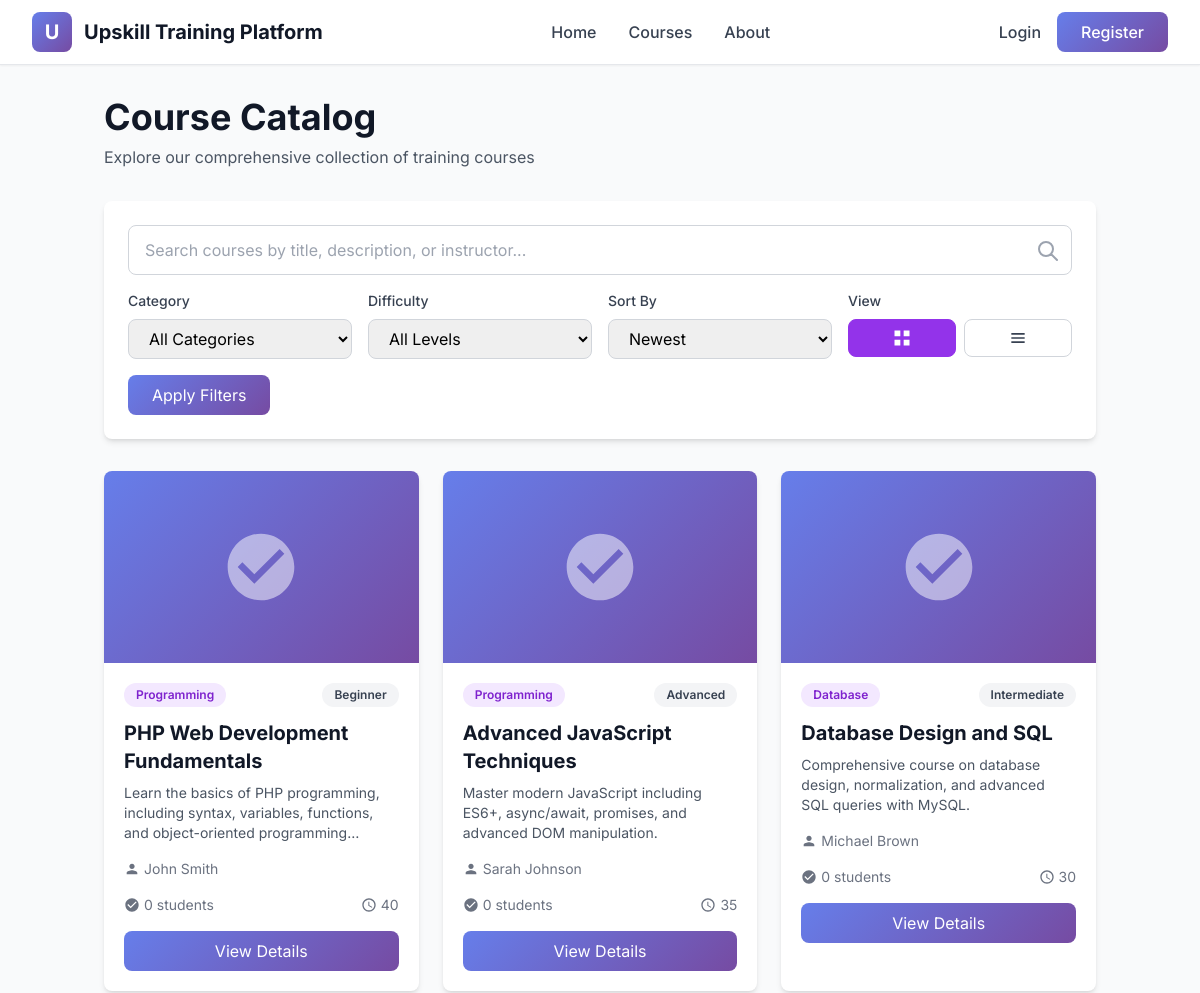
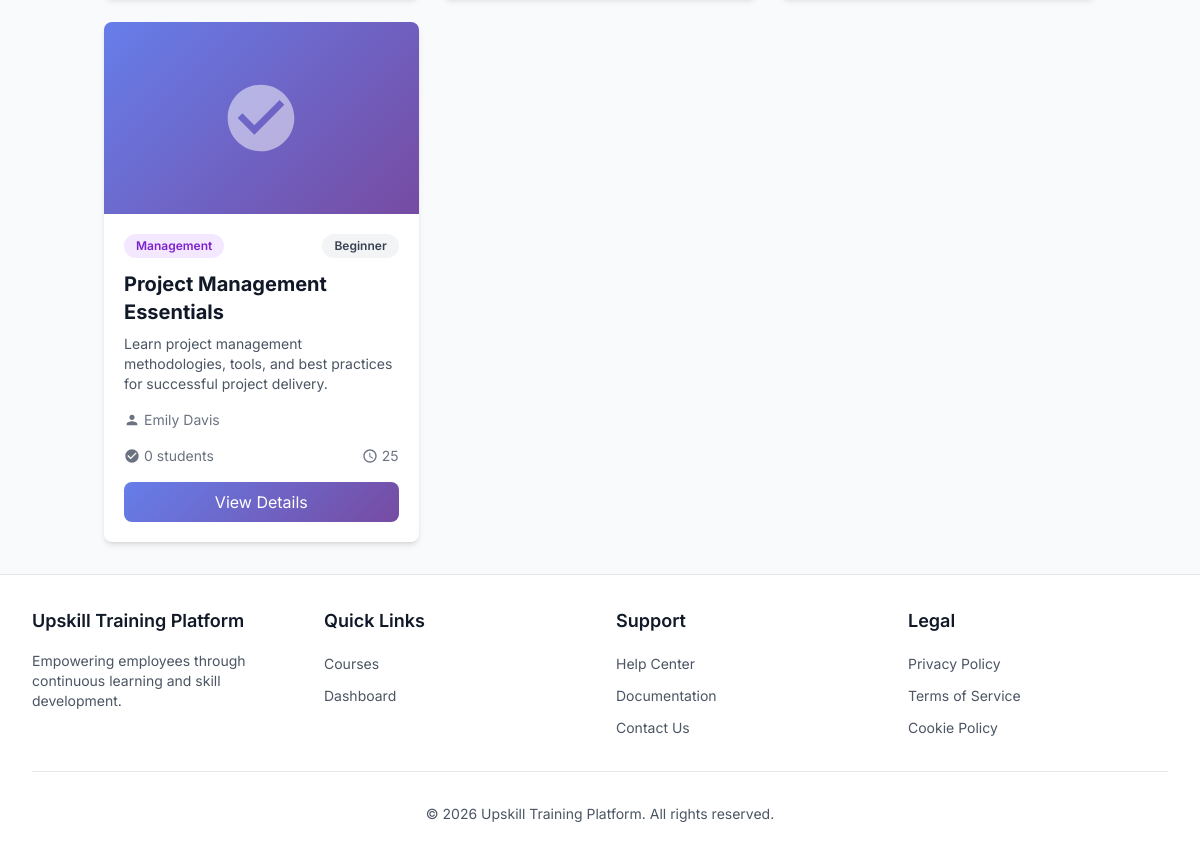
/courses.php, run on the app's committed database (2 pictures, top to bottom).
### tables this page shows
CREATE TABLE courses (
    id INT AUTO_INCREMENT PRIMARY KEY,
    title VARCHAR(255) NOT NULL,
    description TEXT NOT NULL,
    category VARCHAR(100) NOT NULL,
    difficulty_level ENUM('beginner', 'intermediate', 'advanced') DEFAULT 'beginner',
    thumbnail VARCHAR(255) NULL,
    duration INT NOT NULL COMMENT 'Duration in hours',
    instructor_name VARCHAR(255) NOT NULL,
    prerequisites TEXT NULL,
    status ENUM('published', 'draft') DEFAULT 'draft',
    created_by INT NOT NULL,
    created_at TIMESTAMP DEFAULT CURRENT_TIMESTAMP,
    updated_at TIMESTAMP DEFAULT CURRENT_TIMESTAMP ON UPDATE CURRENT_TIMESTAMP,
    FOREIGN KEY (created_by) REFERENCES users(id) ON DELETE CASCADE,
    INDEX idx_category (category),
    INDEX idx_status (status),
    INDEX idx_difficulty (difficulty_level)
);

### app/controllers/CourseController.php (called while the page is built, shortened)
<?php
require_once __DIR__ . '/../models/Course.php';
class CourseController {
    private $courseModel;
    public function __construct() {
        $this->courseModel = new Course();
    }
    public function index() {
        $filters = [
            'search' => $_GET['search'] ?? '',
            'category' => $_GET['category'] ?? '',
            'difficulty' => $_GET['difficulty'] ?? '',
            'sort' => $_GET['sort'] ?? 'newest'
        ];
        $page = isset($_GET['page']) ? (int)$_GET['page'] : 1;
        $perPage = 12;
        $courses = $this->courseModel->getAllPublished($page, $perPage, $filters);
        $totalCourses = $this->courseModel->getTotalCount('', true);
        $totalPages = ceil($totalCourses / $perPage);
        $categories = $this->courseModel->getCategories();
        $enrolledCourseIds = [];
        view('courses/index', [
            'pageTitle' => 'Course Catalog - ' . SITE_NAME,
            'courses' => $courses,
            'categories' => $categories,
            'filters' => $filters,
            'currentPage' => $page,
            'totalPages' => $totalPages,
            'enrolledCourseIds' => $enrolledCourseIds
        ]);
    }
}

### public/courses.php (called while the page is built)
<?php
require_once __DIR__ . '/../app/bootstrap.php';
require_once __DIR__ . '/../app/controllers/CourseController.php';
$controller = new CourseController();
$controller->index();

### config/database.php (called while the page is built)
<?php
return [
    'host' => getenv('DB_HOST') ?: 'localhost',
    'database' => getenv('DB_NAME') ?: 'upskill_training',
    'username' => getenv('DB_USER') ?: 'root',
    'password' => getenv('DB_PASS') ?: '',
    'charset' => 'utf8mb4',
    'options' => [
        PDO::ATTR_ERRMODE => PDO::ERRMODE_EXCEPTION,
        PDO::ATTR_DEFAULT_FETCH_MODE => PDO::FETCH_ASSOC,
        PDO::ATTR_EMULATE_PREPARES => false,
    ]
];

### app/helpers/Database.php (called while the page is built, shortened)
<?php
class Database {
    private static $instance = null;
    private $connection;
    private function __construct() {
        $config = require __DIR__ . '/../../config/database.php';
        try {
            $dsn = "mysql:host={$config['host']};dbname={$config['database']};charset={$config['charset']}";
            $this->connection = new PDO($dsn, $config['username'], $config['password'], $config['options']);
        } catch (PDOException $e) {
            error_log("Database Connection Error: " . $e->getMessage());
            throw new Exception("Database connection failed. Please try again later.");
        }
    }
    public static function getInstance() {
        if (self::$instance === null) {
            self::$instance = new self();
        }
        return self::$instance;
    }
    public function query($sql, $params = []) {
        try {
            $stmt = $this->connection->prepare($sql);
            $stmt->execute($params);
            return $stmt;
        } catch (PDOException $e) {
            error_log("Query Error: " . $e->getMessage());
            throw new Exception("Database query failed.");
        }
    }
    public function fetchAll($sql, $params = []) {
        $stmt = $this->query($sql, $params);
        return $stmt->fetchAll();
    }
}

### app/models/Course.php (called while the page is built, shortened)
<?php
require_once __DIR__ . '/../helpers/Database.php';
class Course {
    private $db;
    public function __construct() {
        $this->db = Database::getInstance();
    }
    public function getAllPublished($page = 1, $perPage = 12, $filters = []) {
        $offset = ($page - 1) * $perPage;
        $params = ['limit' => $perPage, 'offset' => $offset];
        $sql = "SELECT c.*, COUNT(DISTINCT e.id) as enrollment_count
                FROM courses c
                LEFT JOIN enrollments e ON c.id = e.course_id
                WHERE c.status = 'published'";
        $sql .= " GROUP BY c.id";
        if (!empty($filters['sort'])) {
            switch ($filters['sort']) {
                case 'newest':
                    $sql .= " ORDER BY c.created_at DESC";
                    break;
            }
        } else {
            $sql .= " ORDER BY c.created_at DESC";
        }
        $sql .= " LIMIT :limit OFFSET :offset";
        return $this->db->fetchAll($sql, $params);
    }
}

### app/views/courses/index.php (the view, shortened to what this page needs)
<?php require_once __DIR__ . '/../layouts/header.php'; ?>
<div class="container mx-auto px-4 py-8">
    <div class="mb-8">
        <h1 class="text-4xl font-bold text-gray-900 mb-2">Course Catalog</h1>
        <p class="text-gray-600">Explore our comprehensive collection of training courses</p>
    </div>
    <div class="bg-white rounded-lg shadow-md p-6 mb-8">
        <form method="GET" action="courses.php" id="filterForm" class="space-y-4">
            <div class="relative">
                <input
                    type="text"
                    name="search"
                    id="searchInput"
                    value="<?php echo e($filters['search']); ?>"
                    placeholder="Search courses by title, description, or instructor..."
                    class="w-full px-4 py-3 border border-gray-300 rounded-lg focus:ring-2 focus:ring-purple-500 focus:border-transparent"
                >
                <svg class="absolute right-3 top-3.5 w-6 h-6 text-gray-400" fill="none" stroke="currentColor" viewBox="0 0 24 24">
                    <path stroke-linecap="round" stroke-linejoin="round" stroke-width="2" d="M21 21l-6-6m2-5a7 7 0 11-14 0 7 7 0 0114 0z"/>
                </svg>
            </div>
            <div class="grid grid-cols-1 md:grid-cols-4 gap-4">
                <div>
                    <label class="block text-sm font-medium text-gray-700 mb-2">Category</label>
                    <select name="category" class="w-full px-4 py-2 border border-gray-300 rounded-lg focus:ring-2 focus:ring-purple-500">
                        <option value="">All Categories</option>
                    </select>
                </div>
                <div>
                    <label class="block text-sm font-medium text-gray-700 mb-2">Difficulty</label>
                    <select name="difficulty" class="w-full px-4 py-2 border border-gray-300 rounded-lg focus:ring-2 focus:ring-purple-500">
                        <option value="">All Levels</option>
                    </select>
                </div>
                <div>
                    <label class="block text-sm font-medium text-gray-700 mb-2">Sort By</label>
                    <select name="sort" class="w-full px-4 py-2 border border-gray-300 rounded-lg focus:ring-2 focus:ring-purple-500">
                        <option value="newest" <?php echo $filters['sort'] === 'newest' ? 'selected' : ''; ?>>Newest</option>
                    </select>
                </div>
                <div>
                    <label class="block text-sm font-medium text-gray-700 mb-2">View</label>
                    <div class="flex gap-2">
                        <button type="button" id="gridView" class="flex-1 px-4 py-2 border border-purple-600 bg-purple-600 text-white rounded-lg hover:bg-purple-700">
                            <svg class="w-5 h-5 mx-auto" fill="currentColor" viewBox="0 0 24 24">
                                <path d="M10 3H3v7h7V3zm11 0h-7v7h7V3zM10 14H3v7h7v-7zm11 0h-7v7h7v-7z"/>
                            </svg>
                        </button>
                        <button type="button" id="listView" class="flex-1 px-4 py-2 border border-gray-300 text-gray-700 rounded-lg hover:bg-gray-100">
                            <svg class="w-5 h-5 mx-auto" fill="currentColor" viewBox="0 0 24 24">
                                <path d="M4 6h16v2H4zm0 5h16v2H4zm0 5h16v2H4z"/>
                            </svg>
                        </button>
                    </div>
                </div>
            </div>
            <button type="submit" class="w-full md:w-auto px-6 py-2 bg-gradient-primary text-white rounded-lg hover:opacity-90">
                Apply Filters
            </button>
        </form>
    </div>
    <div id="courseContainer" class="grid grid-cols-1 md:grid-cols-2 lg:grid-cols-3 gap-6">
        <?php if (empty($courses)): ?>
            <div class="col-span-full text-center py-12">
                <svg class="w-16 h-16 mx-auto text-gray-400 mb-4" fill="none" stroke="currentColor" viewBox="0 0 24 24">
                    <path stroke-linecap="round" stroke-linejoin="round" stroke-width="2" d="M9.172 16.172a4 4 0 015.656 0M9 10h.01M15 10h.01M21 12a9 9 0 11-18 0 9 9 0 0118 0z"/>
                </svg>
                <h3 class="text-xl font-semibold text-gray-700 mb-2">No courses found</h3>
                <p class="text-gray-500">Try adjusting your filters or search terms</p>
            </div>
        <?php else: ?>
            <?php foreach ($courses as $course): ?>
                <div class="course-card bg-white rounded-lg shadow-md overflow-hidden hover:shadow-xl transition-shadow">
                    <div class="relative h-48 bg-gradient-primary overflow-hidden">
                        <?php if ($course['thumbnail']): ?>
                            <img src="<?php echo e($course['thumbnail']); ?>" alt="<?php echo e($course['title']); ?>" class="w-full h-full object-cover">
                        <?php else: ?>
                            <div class="flex items-center justify-center h-full">
                                <svg class="w-20 h-20 text-white opacity-50" fill="currentColor" viewBox="0 0 24 24">
                                    <path d="M12 2C6.48 2 2 6.48 2 12s4.48 10 10 10 10-4.48 10-10S17.52 2 12 2zm-2 15l-5-5 1.41-1.41L10 14.17l7.59-7.59L19 8l-9 9z"/>
                                </svg>
                            </div>
                        <?php endif; ?>
                    </div>
                    <div class="p-5">
                        <div class="flex items-center justify-between mb-3">
                            <span class="px-3 py-1 bg-purple-100 text-purple-700 rounded-full text-xs font-semibold">
                                <?php echo e(ucfirst($course['category'])); ?>
                            </span>
                            <span class="px-3 py-1 bg-gray-100 text-gray-700 rounded-full text-xs font-semibold">
                                <?php echo e(ucfirst($course['difficulty_level'])); ?>
                            </span>
                        </div>
                        <h3 class="text-xl font-bold text-gray-900 mb-2 line-clamp-2">
                            <?php echo e($course['title']); ?>
                        </h3>
                        <p class="text-gray-600 text-sm mb-4 line-clamp-3">
                            <?php echo e($course['description']); ?>
                        </p>
                        <div class="flex items-center text-sm text-gray-500 mb-4">
                            <svg class="w-4 h-4 mr-1" fill="currentColor" viewBox="0 0 24 24">
                                <path d="M12 12c2.21 0 4-1.79 4-4s-1.79-4-4-4-4 1.79-4 4 1.79 4 4 4zm0 2c-2.67 0-8 1.34-8 4v2h16v-2c0-2.66-5.33-4-8-4z"/>
                            </svg>
                            <?php echo e($course['instructor_name']); ?>
                        </div>
                        <div class="flex items-center justify-between text-sm text-gray-500 mb-4">
                            <div class="flex items-center">
                                <svg class="w-4 h-4 mr-1" fill="currentColor" viewBox="0 0 24 24">
                                    <path d="M12 2C6.48 2 2 6.48 2 12s4.48 10 10 10 10-4.48 10-10S17.52 2 12 2zm-2 15l-5-5 1.41-1.41L10 14.17l7.59-7.59L19 8l-9 9z"/>
                                </svg>
                                <?php echo $course['enrollment_count']; ?> students
                            </div>
                            <?php if ($course['duration']): ?>
                                <div class="flex items-center">
                                    <svg class="w-4 h-4 mr-1" fill="currentColor" viewBox="0 0 24 24">
                                        <path d="M11.99 2C6.47 2 2 6.48 2 12s4.47 10 9.99 10C17.52 22 22 17.52 22 12S17.52 2 11.99 2zM12 20c-4.42 0-8-3.58-8-8s3.58-8 8-8 8 3.58 8 8-3.58 8-8 8zm.5-13H11v6l5.25 3.15.75-1.23-4.5-2.67z"/>
                                    </svg>
                                    <?php echo e($course['duration']); ?>
                                </div>
                            <?php endif; ?>
                        </div>
                        <a href="<?php echo base_url('course.php?id=' . $course['id']); ?>" class="block w-full text-center px-4 py-2 bg-gradient-primary text-white rounded-lg hover:opacity-90 transition">
                            View Details
                        </a>
                    </div>
                </div>
            <?php endforeach; ?>
        <?php endif; ?>
    </div>
</div>
<?php require_once __DIR__ . '/../layouts/footer.php'; ?>

### data on the page
courses: category "Programming", difficulty_level "Beginner", title "PHP Web Development Fundamentals", description "Learn the basics of PHP programming, including syntax, variables, functions, and object-oriented…", instructor_name "John Smith", enrollment_count "0", duration "40"
courses: category "Programming", difficulty_level "Advanced", title "Advanced JavaScript Techniques", description "Master modern JavaScript including ES6+, async/await, promises, and advanced DOM manipulation.", instructor_name "Sarah Johnson", enrollment_count "0", duration "35"
courses: category "Database", difficulty_level "Intermediate", title "Database Design and SQL", description "Comprehensive course on database design, normalization, and advanced SQL queries with MySQL.", instructor_name "Michael Brown", enrollment_count "0", duration "30"
courses: category "Management", difficulty_level "Beginner", title "Project Management Essentials", description "Learn project management methodologies, tools, and best practices for successful project delivery.", instructor_name "Emily Davis", enrollment_count "0", duration "25"

### other printed values
SITE_NAME "Upskill Training Platform"
